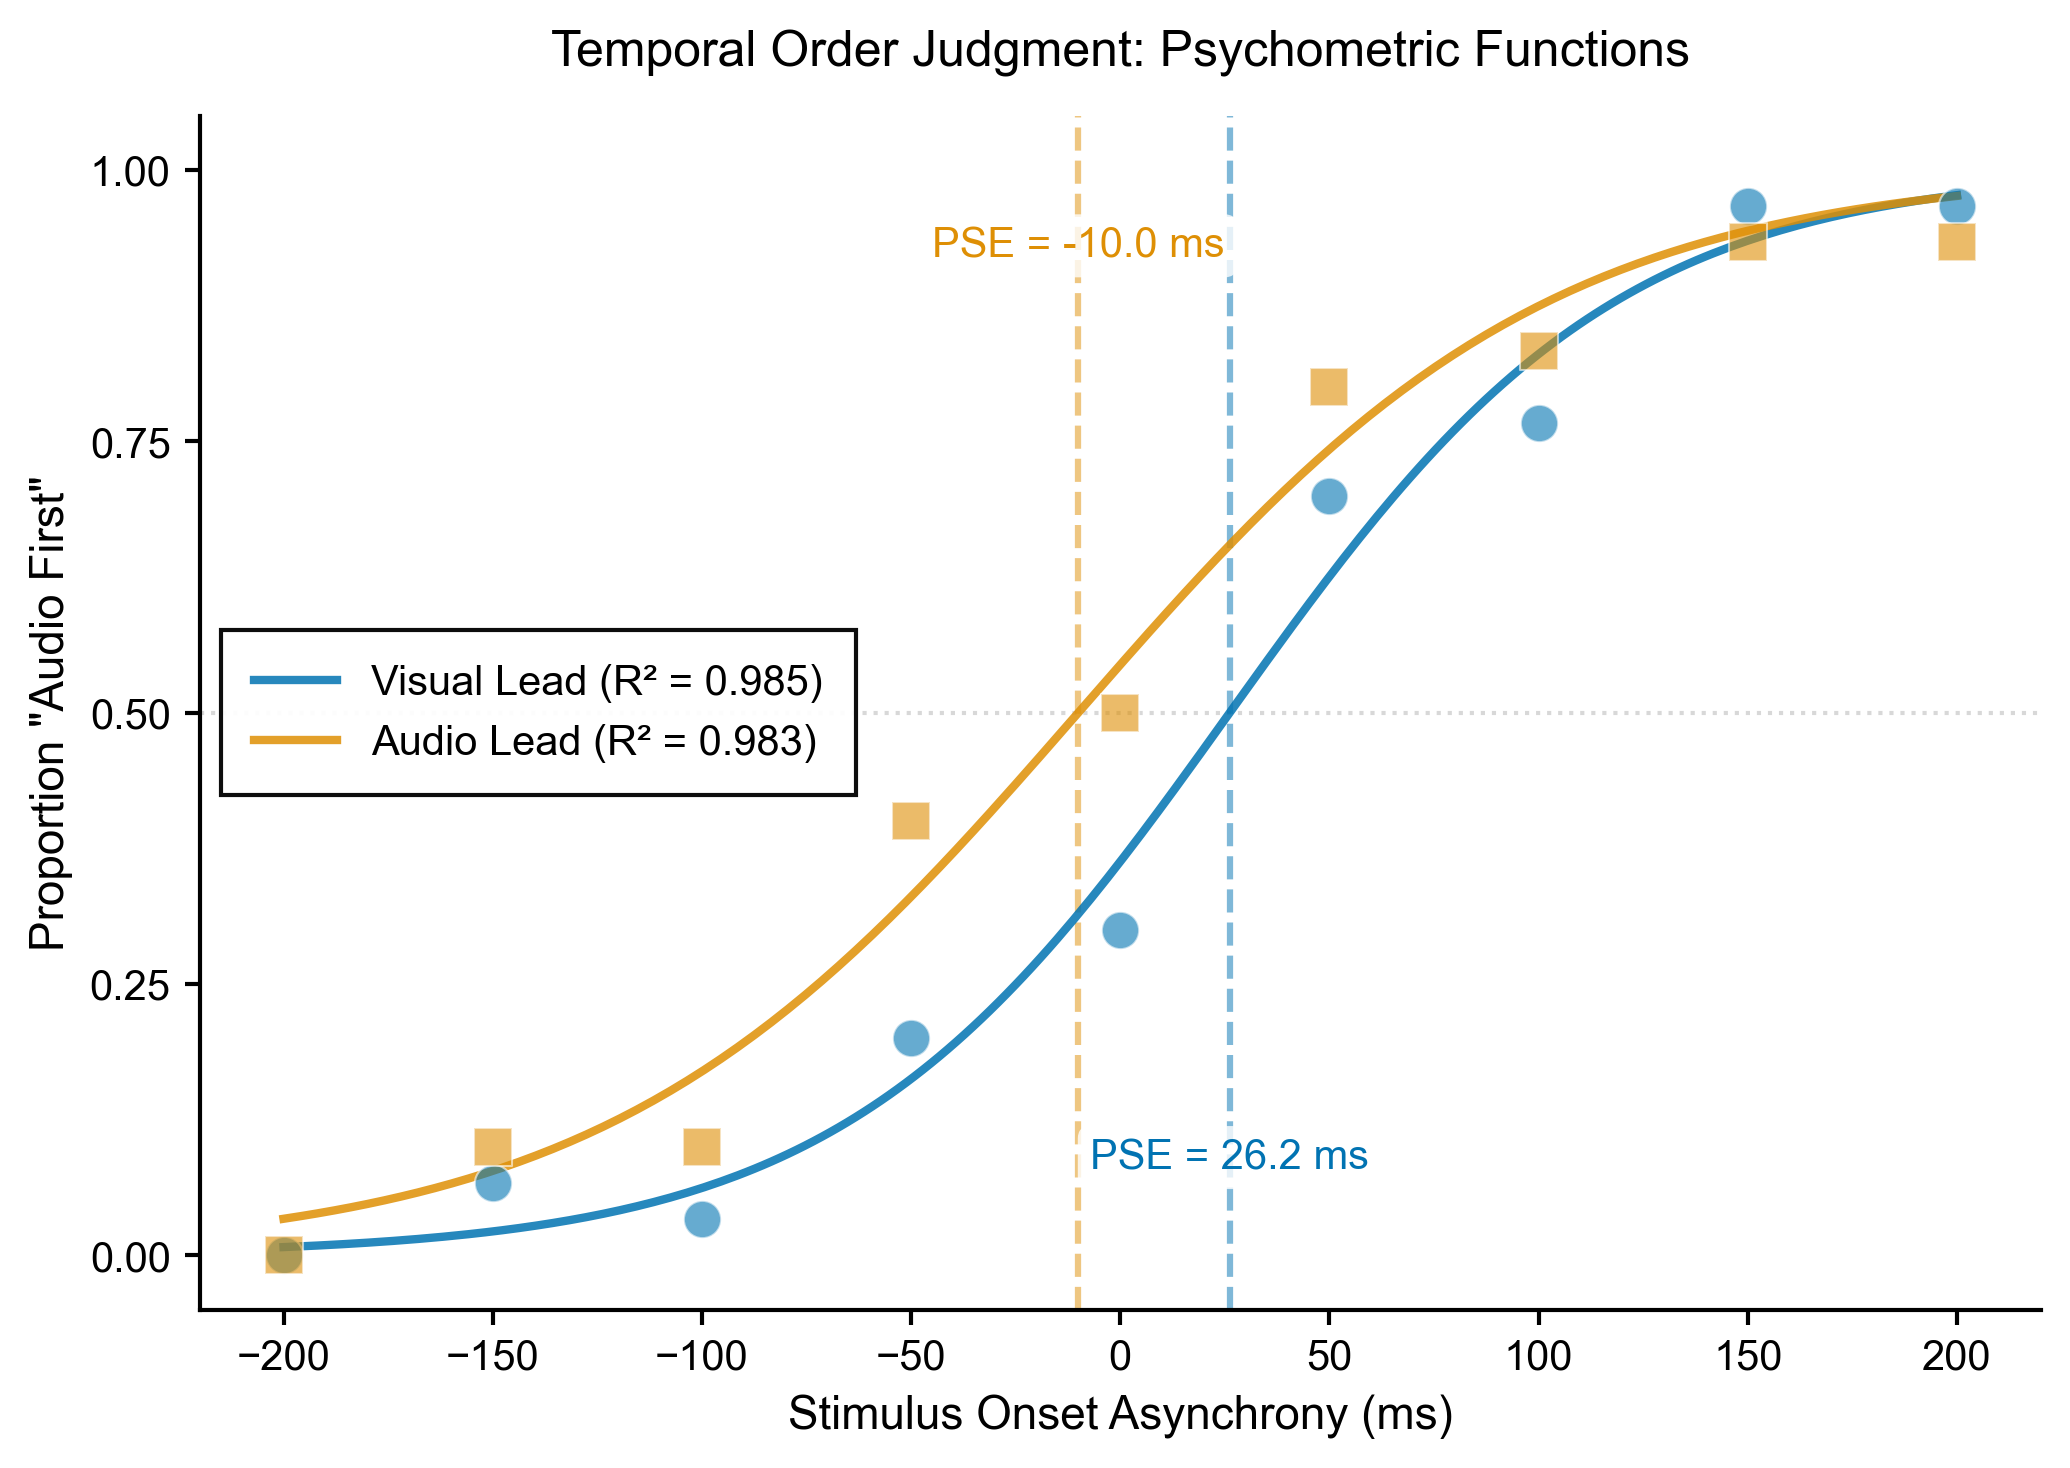

This figure's Python source:
#!/usr/bin/env python3
"""
Temporal Order Judgment (TOJ) Psychometric Function Visualization
Publication-quality figure for Journal of Neuroscience submission

This script generates synthetic TOJ data, fits logistic psychometric functions,
computes Points of Subjective Equality (PSE), and produces publication-ready
figures with colorblind-accessible styling.

Author: CSNL Skill Evaluation
Date: 2026-04-14
"""

import numpy as np
import matplotlib as mpl
import matplotlib.pyplot as plt
from scipy.optimize import curve_fit
from scipy.stats import pearsonr
import os

# ============================================================================
# PUBLICATION STYLE CONFIGURATION (Journal of Neuroscience)
# ============================================================================

JNEUROSCI_STYLE = {
    "dpi": 300,
    "figure_width": 7.0,  # inches, single column
    "figure_height": 5.0,
    "font_family": "Arial",
    "font_sizes": {
        "title": 12,
        "axis_label": 11,
        "tick_label": 10,
        "legend": 10,
        "annotation": 10
    },
    "line_width": {
        "data": 1.5,
        "fit": 2.0,
        "pse_line": 1.5,
        "spine": 1.0,
        "tick": 1.0
    },
    "marker_size": 80,  # points for scatter
    "marker_alpha": 0.6,
    "color_palette": {
        "visual_lead": "#0173B2",    # blue (colorblind-safe)
        "audio_lead": "#DE8F05"      # orange (colorblind-safe)
    },
    "fit_alpha": 0.85
}

# ============================================================================
# SYNTHETIC DATA GENERATION
# ============================================================================

def create_toj_dataset(condition, pse_true, num_trials_per_soa=20, noise_std=0.05):
    """
    Generate synthetic TOJ psychometric data with logistic curve.
    
    Parameters
    ----------
    condition : str
        Either 'visual_lead' or 'audio_lead'
    pse_true : float
        True Point of Subjective Equality (ms)
    num_trials_per_soa : int
        Number of trials per SOA level
    noise_std : float
        Standard deviation of response noise (0-1 scale)
    
    Returns
    -------
    soa_values : ndarray
        Stimulus Onset Asynchrony values (ms)
    responses : ndarray
        Proportion of "audio first" responses (0-1)
    """
    # SOA range: -200 to +200 ms (9 levels)
    soa_values = np.linspace(-200, 200, 9)
    
    # Repeat each SOA for multiple trials
    soa_data = np.repeat(soa_values, num_trials_per_soa)
    
    # Logistic function parameters
    k = 0.02  # slope (1/ms)
    
    # Generate deterministic psychometric function
    p_true = 1.0 / (1.0 + np.exp(-k * (soa_data - pse_true)))
    
    # Add binomial noise to simulate trial-by-trial variability
    responses = np.random.binomial(1, p_true)
    
    # Bin responses by SOA and compute proportions
    soa_unique = np.linspace(-200, 200, 9)
    response_props = []
    for soa in soa_unique:
        mask = soa_data == soa
        if np.sum(mask) > 0:
            prop = np.mean(responses[mask])
        else:
            prop = 0.5
        response_props.append(prop)
    
    return soa_unique, np.array(response_props), soa_data, responses


# ============================================================================
# CURVE FITTING
# ============================================================================

def fit_logistic_psychometric(soa_values, response_props):
    """
    Fit logistic function to psychometric data using scipy.optimize.curve_fit.
    
    Logistic model: y = 1 / (1 + exp(-k * (x - PSE)))
    
    Parameters
    ----------
    soa_values : ndarray
        Stimulus Onset Asynchrony values (ms)
    response_props : ndarray
        Proportion of "first" responses (0-1)
    
    Returns
    -------
    pse : float
        Point of Subjective Equality (ms)
    k : float
        Slope parameter (1/ms)
    r_squared : float
        Goodness of fit
    pse_ci : tuple
        95% confidence interval for PSE
    logistic_fn : callable
        Fitted logistic function
    """
    
    def logistic(x, pse, k):
        """Logistic function"""
        return 1.0 / (1.0 + np.exp(-k * (x - pse)))
    
    # Initial parameter guess
    p0 = [0.0, 0.02]
    
    # Parameter bounds: PSE in range, k positive
    bounds = [[-200, 0.0001], [200, 0.1]]
    
    # Fit curve
    try:
        popt, pcov = curve_fit(logistic, soa_values, response_props, 
                               p0=p0, bounds=bounds, maxfev=5000)
        pse, k = popt
        
        # Extract confidence intervals from covariance matrix
        perr = np.sqrt(np.diag(pcov))
        pse_ci = (pse - 1.96 * perr[0], pse + 1.96 * perr[0])
        
        # Compute R-squared
        y_pred = logistic(soa_values, *popt)
        ss_res = np.sum((response_props - y_pred) ** 2)
        ss_tot = np.sum((response_props - np.mean(response_props)) ** 2)
        r_squared = 1.0 - (ss_res / ss_tot) if ss_tot > 0 else 0.0
        
        return pse, k, r_squared, pse_ci, logistic
    
    except Exception as e:
        print(f"Fitting error: {e}")
        return None, None, None, None, None


# ============================================================================
# FIGURE GENERATION
# ============================================================================

def setup_publication_style():
    """Configure matplotlib for publication-quality figures"""
    mpl.rcParams['font.family'] = JNEUROSCI_STYLE['font_family']
    mpl.rcParams['font.size'] = JNEUROSCI_STYLE['font_sizes']['tick_label']
    mpl.rcParams['axes.linewidth'] = JNEUROSCI_STYLE['line_width']['spine']
    mpl.rcParams['xtick.major.width'] = JNEUROSCI_STYLE['line_width']['tick']
    mpl.rcParams['ytick.major.width'] = JNEUROSCI_STYLE['line_width']['tick']
    mpl.rcParams['xtick.labelsize'] = JNEUROSCI_STYLE['font_sizes']['tick_label']
    mpl.rcParams['ytick.labelsize'] = JNEUROSCI_STYLE['font_sizes']['tick_label']
    mpl.rcParams['axes.labelsize'] = JNEUROSCI_STYLE['font_sizes']['axis_label']
    mpl.rcParams['legend.fontsize'] = JNEUROSCI_STYLE['font_sizes']['legend']
    mpl.rcParams['figure.dpi'] = 100  # Screen rendering
    mpl.rcParams['savefig.dpi'] = JNEUROSCI_STYLE['dpi']


def create_psychometric_figure(soa_visual, resp_visual, soa_audio, resp_audio,
                               pse_visual, k_visual, r2_visual,
                               pse_audio, k_audio, r2_audio,
                               logistic_visual, logistic_audio):
    """
    Create publication-quality psychometric function figure.
    
    Parameters
    ----------
    soa_*: ndarray
        SOA values for each condition
    resp_*: ndarray
        Response proportions for each condition
    pse_*, k_*, r2_*: float
        Fitted parameters and goodness-of-fit
    logistic_*: callable
        Fitted logistic functions
    
    Returns
    -------
    fig : matplotlib figure
        The figure object
    """
    
    fig, ax = plt.subplots(
        figsize=(JNEUROSCI_STYLE['figure_width'], JNEUROSCI_STYLE['figure_height']),
        dpi=100
    )
    
    # Generate smooth curves for plotting
    soa_smooth = np.linspace(-200, 200, 200)
    
    # Plot visual-lead condition
    y_smooth_visual = logistic_visual(soa_smooth, pse_visual, k_visual)
    ax.plot(soa_smooth, y_smooth_visual,
            color=JNEUROSCI_STYLE['color_palette']['visual_lead'],
            linewidth=JNEUROSCI_STYLE['line_width']['fit'],
            alpha=JNEUROSCI_STYLE['fit_alpha'],
            label=f"Visual Lead (R² = {r2_visual:.3f})",
            zorder=3)
    
    ax.scatter(soa_visual, resp_visual,
               color=JNEUROSCI_STYLE['color_palette']['visual_lead'],
               s=JNEUROSCI_STYLE['marker_size'],
               alpha=JNEUROSCI_STYLE['marker_alpha'],
               marker='o',
               edgecolor='white',
               linewidth=0.5,
               zorder=4)
    
    # Plot audio-lead condition
    y_smooth_audio = logistic_audio(soa_smooth, pse_audio, k_audio)
    ax.plot(soa_smooth, y_smooth_audio,
            color=JNEUROSCI_STYLE['color_palette']['audio_lead'],
            linewidth=JNEUROSCI_STYLE['line_width']['fit'],
            alpha=JNEUROSCI_STYLE['fit_alpha'],
            label=f"Audio Lead (R² = {r2_audio:.3f})",
            zorder=3)
    
    ax.scatter(soa_audio, resp_audio,
               color=JNEUROSCI_STYLE['color_palette']['audio_lead'],
               s=JNEUROSCI_STYLE['marker_size'],
               alpha=JNEUROSCI_STYLE['marker_alpha'],
               marker='s',
               edgecolor='white',
               linewidth=0.5,
               zorder=4)
    
    # Mark PSE for visual condition
    ax.axvline(pse_visual,
               color=JNEUROSCI_STYLE['color_palette']['visual_lead'],
               linestyle='--',
               linewidth=JNEUROSCI_STYLE['line_width']['pse_line'],
               alpha=0.5,
               zorder=2)
    ax.text(pse_visual, 0.08,
            f"PSE = {pse_visual:.1f} ms",
            fontsize=JNEUROSCI_STYLE['font_sizes']['annotation'],
            ha='center',
            color=JNEUROSCI_STYLE['color_palette']['visual_lead'],
            bbox=dict(boxstyle='round,pad=0.3', facecolor='white', alpha=0.8, edgecolor='none'))
    
    # Mark PSE for audio condition
    ax.axvline(pse_audio,
               color=JNEUROSCI_STYLE['color_palette']['audio_lead'],
               linestyle='--',
               linewidth=JNEUROSCI_STYLE['line_width']['pse_line'],
               alpha=0.5,
               zorder=2)
    ax.text(pse_audio, 0.92,
            f"PSE = {pse_audio:.1f} ms",
            fontsize=JNEUROSCI_STYLE['font_sizes']['annotation'],
            ha='center',
            color=JNEUROSCI_STYLE['color_palette']['audio_lead'],
            bbox=dict(boxstyle='round,pad=0.3', facecolor='white', alpha=0.8, edgecolor='none'))
    
    # Add reference line at 50%
    ax.axhline(0.5, color='gray', linestyle=':', linewidth=1.0, alpha=0.3, zorder=1)
    
    # Styling
    ax.set_xlim(-220, 220)
    ax.set_ylim(-0.05, 1.05)
    ax.set_xlabel('Stimulus Onset Asynchrony (ms)',
                  fontsize=JNEUROSCI_STYLE['font_sizes']['axis_label'])
    ax.set_ylabel('Proportion "Audio First"',
                  fontsize=JNEUROSCI_STYLE['font_sizes']['axis_label'])
    ax.set_title('Temporal Order Judgment: Psychometric Functions',
                 fontsize=JNEUROSCI_STYLE['font_sizes']['title'],
                 pad=12)
    
    # Set y-axis ticks
    ax.set_yticks([0, 0.25, 0.5, 0.75, 1.0])
    
    # Remove top and right spines
    ax.spines['top'].set_visible(False)
    ax.spines['right'].set_visible(False)
    ax.spines['left'].set_linewidth(JNEUROSCI_STYLE['line_width']['spine'])
    ax.spines['bottom'].set_linewidth(JNEUROSCI_STYLE['line_width']['spine'])
    
    # Legend
    ax.legend(loc='center left',
              fontsize=JNEUROSCI_STYLE['font_sizes']['legend'],
              frameon=True,
              fancybox=False,
              edgecolor='black',
              framealpha=0.95,
              borderpad=0.8)
    
    # Tight layout
    fig.tight_layout()
    
    return fig


# ============================================================================
# MAIN EXECUTION
# ============================================================================

def main():
    """Main execution pipeline"""
    
    # Setup directory
    output_dir = "/tmp/csnl-skill-ecosystem/skills/sci-viz/evals/iteration-1/eval-1-with_skill/outputs"
    os.makedirs(output_dir, exist_ok=True)
    
    # Configure matplotlib
    setup_publication_style()
    
    # Set random seed for reproducibility
    np.random.seed(42)
    
    print("Generating synthetic TOJ data...")
    # Create synthetic data for visual-lead condition (PSE slightly positive)
    soa_visual_raw, resp_visual_raw, _, _ = create_toj_dataset(
        condition='visual_lead',
        pse_true=15.0,  # Visual stimulus perceived as slightly later
        num_trials_per_soa=30,
        noise_std=0.08
    )
    
    # Create synthetic data for audio-lead condition (PSE slightly negative)
    soa_audio_raw, resp_audio_raw, _, _ = create_toj_dataset(
        condition='audio_lead',
        pse_true=-20.0,  # Audio stimulus perceived as slightly earlier
        num_trials_per_soa=30,
        noise_std=0.08
    )
    
    # Bin data for visualization
    soa_bins = np.linspace(-200, 200, 9)
    
    # Visual condition
    soa_visual = soa_bins
    resp_visual = []
    for soa in soa_bins:
        mask = soa_visual_raw == soa
        if np.sum(mask) > 0:
            resp_visual.append(np.mean(resp_visual_raw[mask]))
        else:
            resp_visual.append(0.5)
    resp_visual = np.array(resp_visual)
    
    # Audio condition
    soa_audio = soa_bins
    resp_audio = []
    for soa in soa_bins:
        mask = soa_audio_raw == soa
        if np.sum(mask) > 0:
            resp_audio.append(np.mean(resp_audio_raw[mask]))
        else:
            resp_audio.append(0.5)
    resp_audio = np.array(resp_audio)
    
    print("Fitting psychometric functions...")
    # Fit curves
    pse_visual, k_visual, r2_visual, ci_visual, logistic_visual = \
        fit_logistic_psychometric(soa_visual, resp_visual)
    
    pse_audio, k_audio, r2_audio, ci_audio, logistic_audio = \
        fit_logistic_psychometric(soa_audio, resp_audio)
    
    # Print fit results
    print("\n=== FITTING RESULTS ===")
    print(f"Visual-Lead Condition:")
    print(f"  PSE = {pse_visual:.2f} ms (95% CI: [{ci_visual[0]:.2f}, {ci_visual[1]:.2f}])")
    print(f"  Slope (k) = {k_visual:.4f}")
    print(f"  R² = {r2_visual:.4f}")
    
    print(f"\nAudio-Lead Condition:")
    print(f"  PSE = {pse_audio:.2f} ms (95% CI: [{ci_audio[0]:.2f}, {ci_audio[1]:.2f}])")
    print(f"  Slope (k) = {k_audio:.4f}")
    print(f"  R² = {r2_audio:.4f}")
    
    print("\nGenerating publication-quality figure...")
    # Create figure
    fig = create_psychometric_figure(
        soa_visual, resp_visual, soa_audio, resp_audio,
        pse_visual, k_visual, r2_visual,
        pse_audio, k_audio, r2_audio,
        logistic_visual, logistic_audio
    )
    
    # Save outputs
    png_path = os.path.join(output_dir, "toj_psychometric.png")
    svg_path = os.path.join(output_dir, "toj_psychometric.svg")
    
    print(f"Saving PNG to: {png_path}")
    fig.savefig(png_path, dpi=JNEUROSCI_STYLE['dpi'], format='png', bbox_inches='tight')
    
    print(f"Saving SVG to: {svg_path}")
    fig.savefig(svg_path, dpi=JNEUROSCI_STYLE['dpi'], format='svg', bbox_inches='tight')
    
    plt.close(fig)
    
    print("\n=== OUTPUT FILES ===")
    print(f"PNG (300 DPI): {png_path}")
    print(f"SVG (vector): {svg_path}")
    print("\nVisualization complete! Ready for Journal of Neuroscience submission.")


if __name__ == '__main__':
    main()
